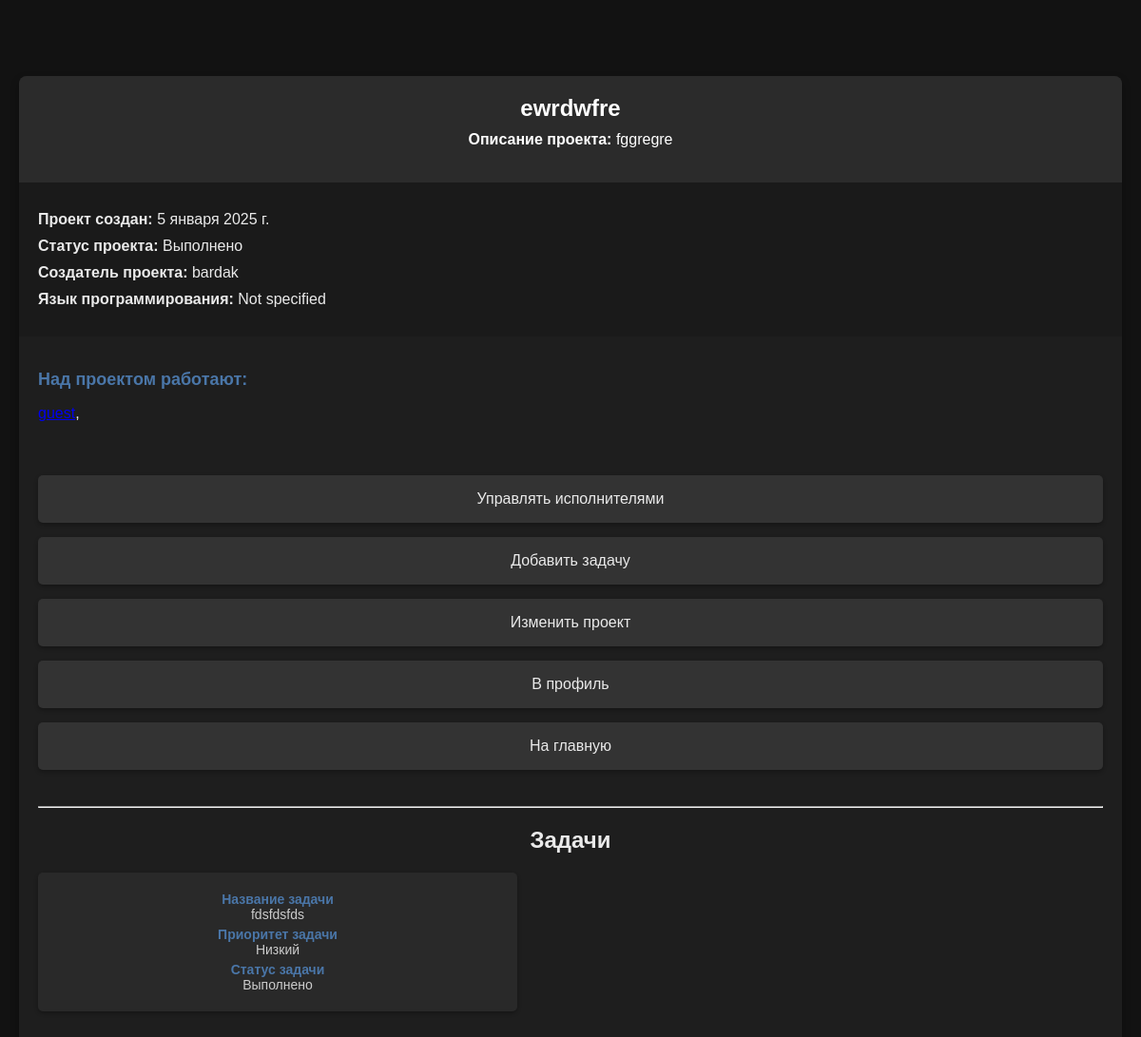
Page /info_project/15/ (signed in) on the earlier database version.
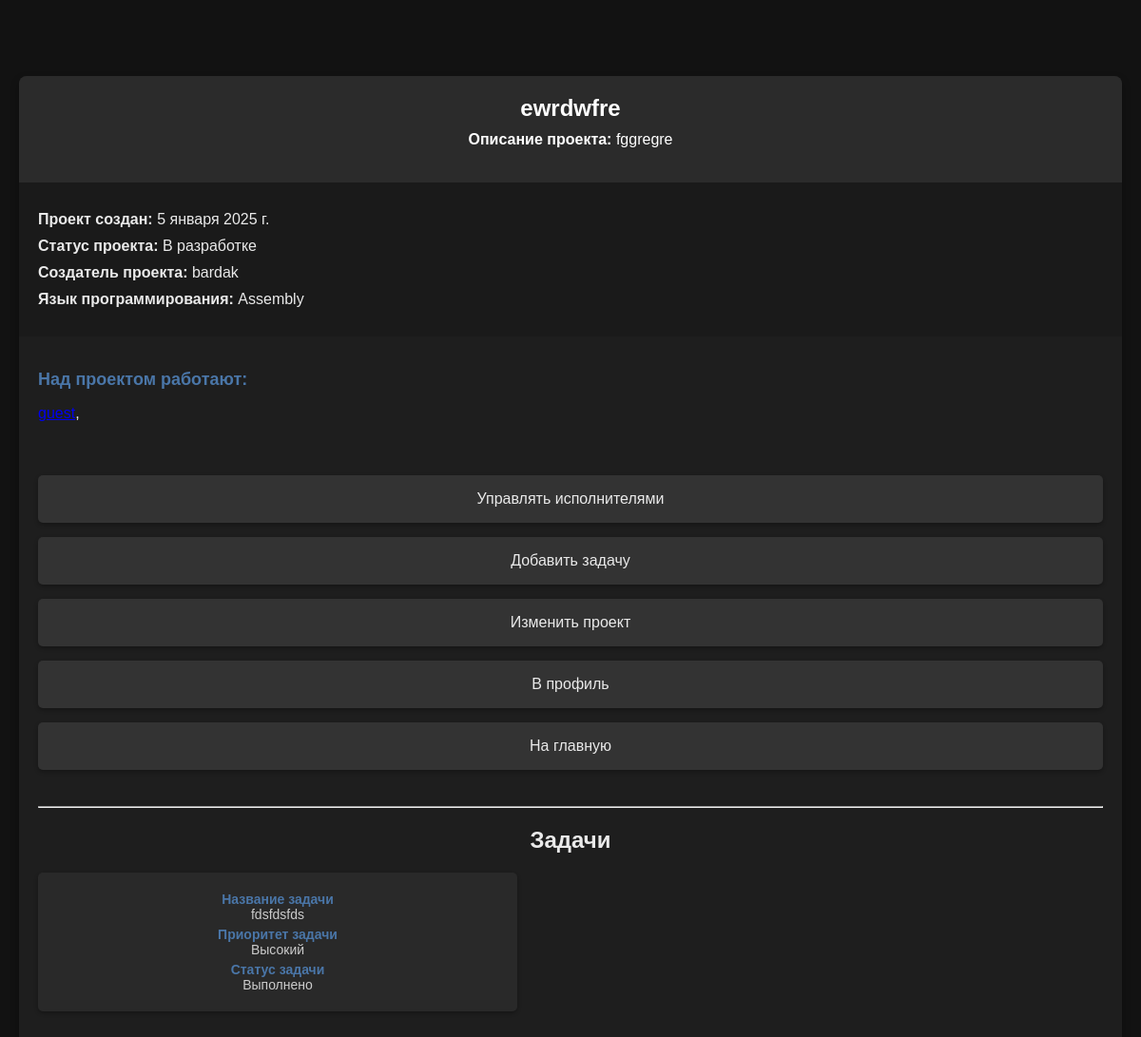
Same page on the later database version.
### scp/models.py (models this page shows, shortened)
class Project(models.Model):
    title = models.CharField(max_length=100, verbose_name='Название проекта')
    description = models.TextField(verbose_name='Описание проекта')
    code = models.TextField(blank=True, null=True)
    language = models.CharField(max_length=50, choices=Language.LANGUAGE_CHOICES, verbose_name='Язык программирования',default='Не указан')
    status = models.CharField(max_length=50,choices=Status.STATUS_CHOICES, verbose_name="Статус",default='Ожидает')
    owner = models.ForeignKey(User, on_delete=models.CASCADE,related_name='p_owner')
    participants = models.ManyToManyField(User, blank=True, related_name='p_participants')
    created_at = models.DateField(auto_now_add=True)

class Task(models.Model):
    title = models.CharField(max_length=100, null=False, verbose_name="Название задачи")
    description = models.TextField(verbose_name="Описание задачи")
    creator = models.ForeignKey(User, on_delete=models.CASCADE, related_name='t_creator')
    project = models.ForeignKey(Project, on_delete=models.CASCADE, related_name='t_project')
    assignee = models.ForeignKey(User, on_delete=models.CASCADE, blank = True,null=True,related_name='t_assignee')
    priority = models.CharField(max_length=50, choices=Status.PRIORITY_CHOICES,verbose_name="Статус",default='Не указан')
    status = models.CharField(max_length=50,choices=Status.STATUS_CHOICES, verbose_name="Cтатус",default='Ожидает')
    created_at = models.DateField(auto_now_add=True)

### scp/views.py (the view)
# urls.py: path('info_project/<int:project_id>/', views.info_project, name='info_project'), # Информация о проекте
@login_required
def info_project(request, project_id):
    project = get_object_or_404(Project, id = project_id)
    profile = Profile.objects.select_related('profile')
    is_participant = project.participants.filter(id=request.user.id).exists()
    tasks = Task.objects.filter(project = project_id)
    context = {
        'project':project,
        'is_participant':is_participant,
        'tasks':tasks,
        'profile':profile,
    }
    return render(request, 'scp/info_project.html', context)

### scp/templates/scp/info_project.html (shortened to what this page needs)
{% load static %}
<!DOCTYPE html>
<html lang="ru">
<head>
    <link rel="stylesheet" href="{% static 'scp/css/info_project.css' %}">
</head>
<body>
    <div class="container">
        <header class="project-header">
            <h1>{{ project.title }}</h1>
            <p><strong>Описание проекта:</strong> {{ project.description }}</p>
        </header>
        <section class="project-details">
            <p><strong>Проект создан:</strong> {{ project.created_at }}</p>
            <p><strong>Статус проекта:</strong> {{ project.status }}</p>
            <p><strong>Создатель проекта:</strong> {{ project.owner }}</p>
            <p><strong>Язык программирования:</strong> {{ project.language }}</p>
        </section>
        <section class="participants">
            <h2>Над проектом работают:</h2>
            {% if project.participants.all %}
                <ul class="participants-list">
                    {% for participant in project.participants.all %}
                        <a href="{% url 'profiles_info' participant.id %}">{{ participant.username }}</a>,
                    {% endfor %}
                </ul>
            {% else %}
                <p>Исполнители отсутствуют</p>
            {% endif %}
        </section>
        <section class="actions">
            {% if request.user != project.owner %}
                {% if is_participant %}
                    <a href="{% url 'unjoin_project' project.id %}"><button type="submit" class="nav-button">Покинуть проект</button></a>
                {% else %}
                    <a href="{% url 'join_project' project.id %}"><button type="submit" class="nav-button">Принять участие</button></a>
                {% endif %}
            {% else %}
                <a href="{% url 'manage_particip' project.id %}"><button type="submit" class="nav-button">Управлять исполнителями</button></a>
            {% endif %}
            {% if request.user == project.owner %}
                <form method="post" action="{% url 'add_task' project.id %}">
                    <button type="submit" class="nav-button">Добавить задачу</button>
                </form>
                <form method="get" action="{% url 'edit_project' project.id%}">
                    <button type="submit" class="nav-button">Изменить проект</button>
                </form>
            {% endif %}
            <form method="post" action="{% url 'profile' %}">
                <button type="submit" class="nav-button">В профиль</button>
            </form>
            <form method="post" action="{% url 'home' %}">
                <button type="submit" class="nav-button">На главную</button>
            </form>
        </section>
        <section class="tasks">
            <hr>
            <h2 style="text-align: center;">Задачи</h2>
            <div class="task-container">
                {% for task in tasks %}
                    <div class="task-btn">
                        <form method="post" action="{% url 'info_task' task.id project.id%}" class="task-form">
                            <button type="submit">
                                <p><strong>Название задачи<br></strong> {{ task.title }}</p>
                                <p><strong>Приоритет задачи<br></strong> {{ task.priority }}</p>
                                <p><strong>Статус задачи<br></strong> {{ task.status }}</p>
                            </button>
                        </form>
                    </div>
                {% endfor %}
            </div>
        </section>
    </div>
</body>
</html>

Differences in the rows shown:
changed Project "ewrdwfre": status "Выполнено" → "В разработке"; language "Not specified" → "Assembly"
changed Task "fdsfdsfds": priority "Низкий" → "Высокий"
